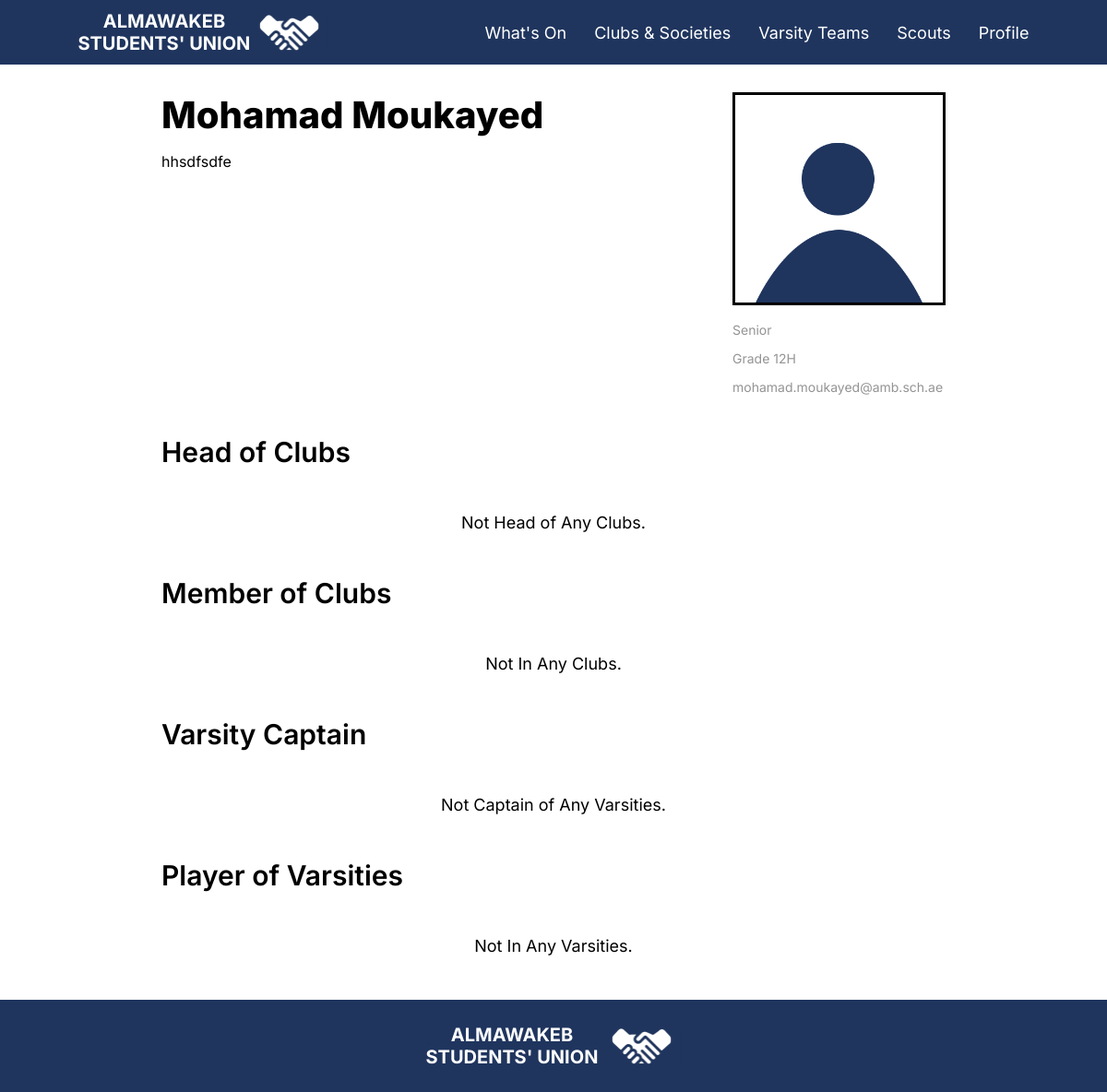
/Student/Detail/2/, run on the app's committed database.
### mainapp/models.py (models this page shows, shortened)
class User(AbstractBaseUser, PermissionsMixin):
    name = models.CharField(max_length=255)
    email = models.EmailField(verbose_name="email", max_length=60, unique=True)
    is_admin = models.BooleanField(default=False)
    is_staff = models.BooleanField(default=False)
    is_active = models.BooleanField(default=True)
    associated_student = models.ForeignKey("Student",null=True, blank=True, on_delete=models.CASCADE)
    associated_faculty = models.ForeignKey("Faculty",null=True, blank=True, on_delete=models.CASCADE)
    associated_clubs = models.ManyToManyField("Club", blank=True,related_name="associated_clubs")
    associated_varsities = models.ManyToManyField("Varsity", blank=True,related_name="associated_varsity")
    objects = UserManager()
    USERNAME_FIELD = 'email'
    REQUIRED_FIELDS = ['name']

class Student(models.Model):
    student_db_id = models.CharField(max_length=20, primary_key=True,help_text="Student ID")
    YEAR_CHOICES = [
        ('FR', 'Freshman'),
        ('SO', 'Sophomore'),
        ('JR', 'Junior'),
        ('SR', 'Senior'),
    ]
    SECTION_CHOICES = [
        ('A', 'A'),
        ('B', 'B'),
        ('C', 'C'),
        ('D', 'D'),
        ('E', 'E'),
        ('F', 'F'),
        ('G', 'G'),
        ('H', 'H'),
        ('I', 'I'),
        ('J', 'J'),
    ]
    year_level = models.IntegerField(blank=True, null=True)
    section = models.CharField(max_length=1, choices=SECTION_CHOICES)
    profile_picture = models.ImageField(upload_to='profiles/', null=True, blank=True, default='default-pfp.png')
    about = models.TextField(blank=True,null=True)
    year_level_title = models.CharField(max_length=10, blank=True)

### mainapp/views.py (the view)
# urls.py: path("Student/Detail/<str:student_id>/", views.Student_Detail, name="student_detail"),
def Student_Detail(request, student_id):
    user = get_object_or_404(User, id=student_id)
    headclubs = []
    for club in Club.objects.all():
        if request.user in club.heads.all():
            headclubs.append(club)
    clubs = []
    for club in Club.objects.all():
        if request.user in club.members.all():
            clubs.append(club)
    varsitiescaptain = []
    for varsity in Varsity.objects.all():
        if request.user in varsity.captains.all():
            varsitiescaptain.append(varsity)
    varsities = []
    for varsity in Varsity.objects.all():
        if request.user in varsity.members.all():
            varsities.append(varsity)
    return render(request, "student_detail.html", {'user': user, 'headclubs': headclubs, 'clubs': clubs, 'varsitiescaptain': varsitiescaptain, 'varsities':varsities})

### templates/student_detail.html (shortened to what this page needs)
{% extends 'Base.html' %}
{% load static %}
{% block content %}
<div>
    <div style="display: flex; justify-content: space-between; flex-direction: row; gap: 100px">
            <div style="display: flex; justify-content: space-between; flex-direction: column; justify-content: flex-start;">
            <p class="pageTitle" style="margin: 0px;">{{ user.name }}</p>
                <div class="articleDescriptionText">
                    <p>{{ user.associated_student.about }}</p>
                </div>
            </div>
            <div>
                <img src="{{ user.associated_student.profile_picture.url }}" style="border: black 3px solid;" alt="{{ user.name }} Logo" class="articleCover">
                <p class="aboutText sidebar">{{ user.associated_student.year_level_title }}</p>
                <p class="aboutText sidebar">Grade {{ user.associated_student.year_level }}{{ user.associated_student.section }}</p>
                <p class="aboutText sidebar">{{ user.email }}</p>
            </div>
        </div>
        <p class="subtitle">Head of Clubs</p>
        <div class="studentGrid">
            {% for club in headclubs %}
            <div>
                <a href="{% url 'club_detail' club.id %}">
                    <img class="eventCover" style="border: {{ club.color }} 3px solid;" src="{{ club.logo.url }}" alt="Club Cover">
                    <p class="text">{{ club.name }}</p>
                    <p class="aboutText">{{ club.date }}</p>
                </a>
            </div>
            {% empty %}
            <p class="text">Not Head of Any Clubs.</p>
            {% endfor %}
        </div>
        <p class="subtitle">Member of Clubs</p>
        <div class="studentGrid">
            {% for club in clubs %}
            <div>
                <a href="{% url 'club_detail' club.id %}">
                    <img class="eventCover" style="border: {{ club.color }} 3px solid;" src="{{ club.logo.url }}" alt="Club Cover">
                    <p class="text">{{ club.name }}</p>
                    <p class="aboutText">{{ club.date }}</p>
                </a>
            </div>
            {% empty %}
            <p class="text">Not In Any Clubs.</p>
            {% endfor %}
        </div>
        <p class="subtitle">Varsity Captain</p>
        <div class="studentGrid">
            {% for varsity in varsitiescaptain %}
            <div>
                <a href="{% url 'varsity_detail' varsity.id %}">
                    <img class="eventCover" style="border: {{ varsity.color }} 3px solid;" src="{{ varsity.logo.url }}" alt="{{ varsity.name }}">
                    <p class="text">{{ varsity.name }}</p>
                </a>
            </div>
            {% empty %}
            <p class="text">Not Captain of Any Varsities.</p>
            {% endfor %}
        </div>
        <p class="subtitle">Player of Varsities</p>
        <div class="studentGrid">
            {% for varsity in varsities %}
            <div>
                <a href="{% url 'varsity_detail' varsity.id %}">
                    <img class="eventCover" style="border: {{ varsity.color }} 3px solid;" src="{{ varsity.logo.url }}" alt="{{ varsity.name }}">
                    <p class="text">{{ varsity.name }}</p>
                </a>
            </div>
            {% empty %}
            <p class="text">Not In Any Varsities.</p>
            {% endfor %}
        </div>
    </div>
</div>
{% endblock %}

### static/CSS/base.css (style rules this page uses)
.pageTitle { color: black; font-size: 40px; font-family: Inter; font-weight: 800; }
.text { color: black; font-size: 18px; font-family: Inter; font-weight: 400; }
.subtitle { color: black; font-size: 30px; font-family: Inter; font-weight: 600; }
.aboutText { color: #949494; font-size: 14px; font-family: Inter; font-weight: 400; }
.aboutText.sidebar { max-width: 300px; word-break: normal; word-wrap: normal; }
.studentGrid { display: grid; grid-gap: 25px; justify-items: center; grid-template-columns: repeat(auto-fit, minmax(200px, 1fr)); }
.articleCover { width: 225px; height: 225px; }
.articleDescriptionText { color: black; font-size: 16px; font-family: Inter; font-weight: 400; }
img { object-fit: contain; }

### data on the page
User: name "Mohamad Moukayed", associated_student.about "hhsdfsdfe", associated_student.profile_picture (placeholder picture), associated_student.year_level_title "Senior", associated_student.year_level "12", associated_student.section "H", email "mohamad.moukayed@amb.sch.ae"
